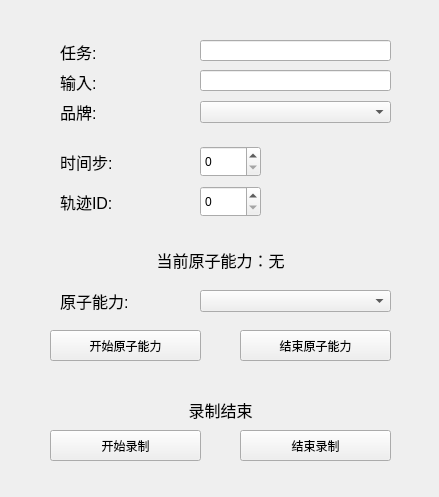
<?xml version="1.0" encoding="UTF-8"?>
<ui version="4.0">
 <class>ActionRecord</class>
 <widget class="QWidget" name="ActionRecord">
  <property name="geometry">
   <rect>
    <x>0</x>
    <y>0</y>
    <width>439</width>
    <height>497</height>
   </rect>
  </property>
  <property name="windowTitle">
   <string>Action Record</string>
  </property>
  <widget class="QPushButton" name="startButton">
   <property name="geometry">
    <rect>
     <x>50</x>
     <y>430</y>
     <width>151</width>
     <height>31</height>
    </rect>
   </property>
   <property name="text">
    <string>开始录制</string>
   </property>
  </widget>
  <widget class="QPushButton" name="endButton">
   <property name="geometry">
    <rect>
     <x>240</x>
     <y>430</y>
     <width>151</width>
     <height>31</height>
    </rect>
   </property>
   <property name="text">
    <string>结束录制</string>
   </property>
  </widget>
  <widget class="QLabel" name="label">
   <property name="geometry">
    <rect>
     <x>60</x>
     <y>91</y>
     <width>121</width>
     <height>41</height>
    </rect>
   </property>
   <property name="font">
    <font>
     <pointsize>12</pointsize>
    </font>
   </property>
   <property name="text">
    <string>品牌:</string>
   </property>
  </widget>
  <widget class="QLabel" name="label_2">
   <property name="geometry">
    <rect>
     <x>60</x>
     <y>136</y>
     <width>81</width>
     <height>51</height>
    </rect>
   </property>
   <property name="font">
    <font>
     <pointsize>12</pointsize>
    </font>
   </property>
   <property name="text">
    <string>时间步:</string>
   </property>
  </widget>
  <widget class="QLabel" name="label_4">
   <property name="geometry">
    <rect>
     <x>60</x>
     <y>176</y>
     <width>61</width>
     <height>51</height>
    </rect>
   </property>
   <property name="font">
    <font>
     <pointsize>12</pointsize>
    </font>
   </property>
   <property name="text">
    <string>轨迹ID:</string>
   </property>
  </widget>
  <widget class="QSpinBox" name="episodeSpin">
   <property name="geometry">
    <rect>
     <x>200</x>
     <y>186</y>
     <width>61</width>
     <height>31</height>
    </rect>
   </property>
  </widget>
  <widget class="QSpinBox" name="stepSpin">
   <property name="geometry">
    <rect>
     <x>200</x>
     <y>146</y>
     <width>61</width>
     <height>31</height>
    </rect>
   </property>
  </widget>
  <widget class="QComboBox" name="comboBox">
   <property name="geometry">
    <rect>
     <x>200</x>
     <y>101</y>
     <width>191</width>
     <height>22</height>
    </rect>
   </property>
  </widget>
  <widget class="QLabel" name="recordingLabel">
   <property name="geometry">
    <rect>
     <x>140</x>
     <y>400</y>
     <width>161</width>
     <height>20</height>
    </rect>
   </property>
   <property name="font">
    <font>
     <pointsize>12</pointsize>
    </font>
   </property>
   <property name="text">
    <string>录制结束</string>
   </property>
   <property name="alignment">
    <set>Qt::AlignmentFlag::AlignCenter</set>
   </property>
  </widget>
  <widget class="QLineEdit" name="lineEdit">
   <property name="geometry">
    <rect>
     <x>200</x>
     <y>70</y>
     <width>191</width>
     <height>21</height>
    </rect>
   </property>
  </widget>
  <widget class="QLabel" name="label_6">
   <property name="geometry">
    <rect>
     <x>60</x>
     <y>61</y>
     <width>121</width>
     <height>41</height>
    </rect>
   </property>
   <property name="font">
    <font>
     <pointsize>12</pointsize>
    </font>
   </property>
   <property name="text">
    <string>输入:</string>
   </property>
  </widget>
  <widget class="QLabel" name="label_7">
   <property name="geometry">
    <rect>
     <x>60</x>
     <y>31</y>
     <width>121</width>
     <height>41</height>
    </rect>
   </property>
   <property name="font">
    <font>
     <pointsize>12</pointsize>
    </font>
   </property>
   <property name="text">
    <string>任务:</string>
   </property>
  </widget>
  <widget class="QLineEdit" name="taskEdit">
   <property name="geometry">
    <rect>
     <x>200</x>
     <y>40</y>
     <width>191</width>
     <height>21</height>
    </rect>
   </property>
  </widget>
  <widget class="QPushButton" name="startAtomicButton">
   <property name="geometry">
    <rect>
     <x>50</x>
     <y>330</y>
     <width>151</width>
     <height>31</height>
    </rect>
   </property>
   <property name="text">
    <string>开始原子能力</string>
   </property>
  </widget>
  <widget class="QPushButton" name="endAtomicButton">
   <property name="geometry">
    <rect>
     <x>240</x>
     <y>330</y>
     <width>151</width>
     <height>31</height>
    </rect>
   </property>
   <property name="text">
    <string>结束原子能力</string>
   </property>
  </widget>
  <widget class="QLabel" name="label_3">
   <property name="geometry">
    <rect>
     <x>60</x>
     <y>280</y>
     <width>121</width>
     <height>41</height>
    </rect>
   </property>
   <property name="font">
    <font>
     <pointsize>12</pointsize>
    </font>
   </property>
   <property name="text">
    <string>原子能力:</string>
   </property>
  </widget>
  <widget class="QComboBox" name="atomicComboBox">
   <property name="geometry">
    <rect>
     <x>200</x>
     <y>290</y>
     <width>191</width>
     <height>22</height>
    </rect>
   </property>
  </widget>
  <widget class="QLabel" name="atomicLabel">
   <property name="geometry">
    <rect>
     <x>50</x>
     <y>250</y>
     <width>341</width>
     <height>20</height>
    </rect>
   </property>
   <property name="font">
    <font>
     <pointsize>12</pointsize>
    </font>
   </property>
   <property name="text">
    <string>当前原子能力：无</string>
   </property>
   <property name="alignment">
    <set>Qt::AlignmentFlag::AlignCenter</set>
   </property>
  </widget>
 </widget>
 <resources/>
 <connections/>
</ui>
